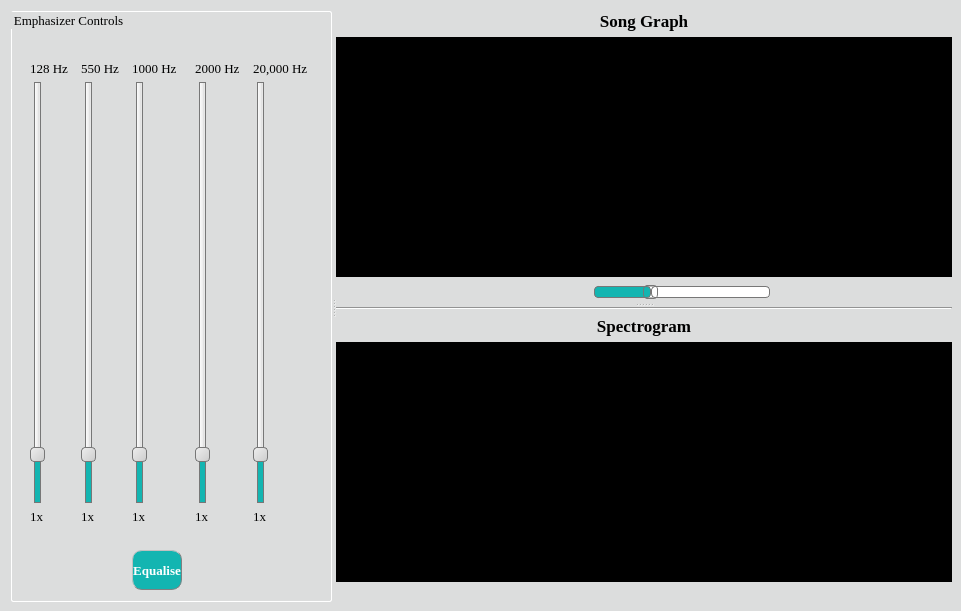
      <widget class="QWidget" name="PlayerAndEmphasizerTab">
       <property name="styleSheet">
        <string notr="true">background-color: rgb(220, 221, 221);</string>
       </property>
       <attribute name="title">
        <string>Player &amp; Emphasizer</string>
       </attribute>
       <widget class="QSplitter" name="splitter_2">
        <property name="geometry">
         <rect>
          <x>11</x>
          <y>11</y>
          <width>941</width>
          <height>591</height>
         </rect>
        </property>
        <property name="orientation">
         <enum>Qt::Horizontal</enum>
        </property>
        <widget class="QGroupBox" name="InstrumentEmphasizerGroupBox">
         <property name="font">
          <font>
           <family>Georgia</family>
           <pointsize>10</pointsize>
          </font>
         </property>
         <property name="styleSheet">
          <string notr="true">QGroupBox {
border: 1.2px solid #ffffff;
border-radius: 2px;
}</string>
         </property>
         <property name="title">
          <string>Emphasizer Controls</string>
         </property>
         <layout class="QVBoxLayout" name="verticalLayout">
          <item>
           <spacer name="horizontalSpacer_3">
            <property name="orientation">
             <enum>Qt::Horizontal</enum>
            </property>
            <property name="sizeType">
             <enum>QSizePolicy::Minimum</enum>
            </property>
            <property name="sizeHint" stdset="0">
             <size>
              <width>40</width>
              <height>20</height>
             </size>
            </property>
           </spacer>
          </item>
          <item>
           <layout class="QGridLayout" name="gridLayout_3">
            <item row="2" column="3">
             <widget class="QLabel" name="E_FlatClarinetGainValueTextLabel">
              <property name="font">
               <font>
                <family>Georgia</family>
                <pointsize>10</pointsize>
                <weight>50</weight>
                <bold>false</bold>
               </font>
              </property>
              <property name="text">
               <string>1x</string>
              </property>
             </widget>
            </item>
            <item row="2" column="0">
             <widget class="QLabel" name="BassGainValueTextLabel">
              <property name="font">
               <font>
                <family>Georgia</family>
                <pointsize>10</pointsize>
                <weight>50</weight>
                <bold>false</bold>
               </font>
              </property>
              <property name="text">
               <string>1x</string>
              </property>
             </widget>
            </item>
            <item row="1" column="4">
             <widget class="QSlider" name="PiccoloGainVerticalSlider">
              <property name="sizePolicy">
               <sizepolicy hsizetype="Fixed" vsizetype="Expanding">
                <horstretch>0</horstretch>
                <verstretch>100</verstretch>
               </sizepolicy>
              </property>
              <property name="styleSheet">
               <string notr="true">QSlider::groove:horizontal
{
border: 1px solid #bbb;
background: white;
width: 10px;
border-radius: 4px;
}

QSlider::sub-page:vertical
{
background: QLinearGradient( x1: 0, y1: 0, x2: 1, y2: 0, stop: 0 #fff, stop: 0.4999 #eee, stop: 0.5 #ddd, stop: 1 #eee );
border: 1px solid #777;
width: 10px;
border-radius: 4px;
}

QSlider::add-page:vertical {
background-color:rgb(19,181,177);

border: 1px solid #777;
width: 10px;
border-radius: 4px;
}

QSlider::handle:vertical {
background: qlineargradient(x1:0, y1:0, x2:1, y2:1, stop:0 #eee, stop:1 #ccc);
border: 1px solid #777;
height: 13px;
margin-top: -2px;
margin-bottom: -2px;
border-radius: 4px;
}

QSlider::handle:vertical:hover {
background: qlineargradient(x1:0, y1:0, x2:1, y2:1, stop:0 #fff, stop:1 #ddd);
border: 1px solid #444;
border-radius: 4px;
}

QSlider::sub-page:vertical:disabled {
background: #bbb;
border-color: #999;
}

QSlider::add-page:vertical:disabled {
background: #eee;
border-color: #999;
}

QSlider::handle:vertical:disabled {
background: #eee;
border: 1px solid #aaa;
border-radius: 4px;
}</string>
              </property>
              <property name="maximum">
               <number>40</number>
              </property>
              <property name="value">
               <number>4</number>
              </property>
              <property name="orientation">
               <enum>Qt::Vertical</enum>
              </property>
             </widget>
            </item>
            <item row="1" column="5">
             <widget class="QSlider" name="ViolaGainVerticalSlider">
              <property name="styleSheet">
               <string notr="true">QSlider::groove:horizontal
{
border: 1px solid #bbb;
background: white;
width: 10px;
border-radius: 4px;
}

QSlider::sub-page:vertical
{
background: QLinearGradient( x1: 0, y1: 0, x2: 1, y2: 0, stop: 0 #fff, stop: 0.4999 #eee, stop: 0.5 #ddd, stop: 1 #eee );
border: 1px solid #777;
width: 10px;
border-radius: 4px;
}

QSlider::add-page:vertical {
background-color:rgb(19,181,177);

border: 1px solid #777;
width: 10px;
border-radius: 4px;
}

QSlider::handle:vertical {
background: qlineargradient(x1:0, y1:0, x2:1, y2:1, stop:0 #eee, stop:1 #ccc);
border: 1px solid #777;
height: 13px;
margin-top: -2px;
margin-bottom: -2px;
border-radius: 4px;
}

QSlider::handle:vertical:hover {
background: qlineargradient(x1:0, y1:0, x2:1, y2:1, stop:0 #fff, stop:1 #ddd);
border: 1px solid #444;
border-radius: 4px;
}

QSlider::sub-page:vertical:disabled {
background: #bbb;
border-color: #999;
}

QSlider::add-page:vertical:disabled {
background: #eee;
border-color: #999;
}

QSlider::handle:vertical:disabled {
background: #eee;
border: 1px solid #aaa;
border-radius: 4px;
}</string>
              </property>
              <property name="maximum">
               <number>40</number>
              </property>
              <property name="value">
               <number>4</number>
              </property>
              <property name="orientation">
               <enum>Qt::Vertical</enum>
              </property>
             </widget>
            </item>
            <item row="1" column="3">
             <widget class="QSlider" name="E_FlatClarinetGainVerticalSlider">
              <property name="styleSheet">
               <string notr="true">QSlider::groove:horizontal
{
border: 1px solid #bbb;
background: white;
width: 10px;
border-radius: 4px;
}

QSlider::sub-page:vertical
{
background: QLinearGradient( x1: 0, y1: 0, x2: 1, y2: 0, stop: 0 #fff, stop: 0.4999 #eee, stop: 0.5 #ddd, stop: 1 #eee );
border: 1px solid #777;
width: 10px;
border-radius: 4px;
}

QSlider::add-page:vertical {
background-color:rgb(19,181,177);

border: 1px solid #777;
width: 10px;
border-radius: 4px;
}

QSlider::handle:vertical {
background: qlineargradient(x1:0, y1:0, x2:1, y2:1, stop:0 #eee, stop:1 #ccc);
border: 1px solid #777;
height: 13px;
margin-top: -2px;
margin-bottom: -2px;
border-radius: 4px;
}

QSlider::handle:vertical:hover {
background: qlineargradient(x1:0, y1:0, x2:1, y2:1, stop:0 #fff, stop:1 #ddd);
border: 1px solid #444;
border-radius: 4px;
}

QSlider::sub-page:vertical:disabled {
background: #bbb;
border-color: #999;
}

QSlider::add-page:vertical:disabled {
background: #eee;
border-color: #999;
}

QSlider::handle:vertical:disabled {
background: #eee;
border: 1px solid #aaa;
border-radius: 4px;
}</string>
              </property>
              <property name="maximum">
               <number>40</number>
              </property>
              <property name="value">
               <number>4</number>
              </property>
              <property name="orientation">
               <enum>Qt::Vertical</enum>
              </property>
             </widget>
            </item>
            <item row="0" column="0">
             <widget class="QLabel" name="BassMaximumFrequencyTextLabel">
              <property name="font">
               <font>
                <family>Georgia</family>
                <pointsize>10</pointsize>
                <weight>50</weight>
                <bold>false</bold>
               </font>
              </property>
              <property name="text">
               <string>128 Hz</string>
              </property>
             </widget>
            </item>
            <item row="0" column="2">
             <widget class="QLabel" name="TromboneMaximumFrequencyTextLabel">
              <property name="font">
               <font>
                <family>Georgia</family>
                <pointsize>10</pointsize>
                <weight>50</weight>
                <bold>false</bold>
               </font>
              </property>
              <property name="text">
               <string>550 Hz</string>
              </property>
             </widget>
            </item>
            <item row="0" column="5">
             <widget class="QLabel" name="ViolaMaximumFrequencyTextLabel">
              <property name="font">
               <font>
                <family>Georgia</family>
                <pointsize>10</pointsize>
                <weight>50</weight>
                <bold>false</bold>
               </font>
              </property>
              <property name="text">
               <string>20,000 Hz</string>
              </property>
             </widget>
            </item>
            <item row="3" column="3">
             <widget class="QLabel" name="E_FlatClarinetImageLabel">
              <property name="text">
               <string/>
              </property>
              <property name="pixmap">
               <pixmap resource="../../../../../images.qrc">:/icons/icons/clarinet.png</pixmap>
              </property>
             </widget>
            </item>
            <item row="2" column="5">
             <widget class="QLabel" name="ViolaGainValueTextLabel">
              <property name="font">
               <font>
                <family>Georgia</family>
                <pointsize>10</pointsize>
                <weight>50</weight>
                <bold>false</bold>
               </font>
              </property>
              <property name="text">
               <string>1x</string>
              </property>
             </widget>
            </item>
            <item row="3" column="0">
             <widget class="QLabel" name="BassImageLabel">
              <property name="text">
               <string/>
              </property>
              <property name="pixmap">
               <pixmap resource="../../../../../images.qrc">:/icons/icons/double-bass.png</pixmap>
              </property>
              <property name="scaledContents">
               <bool>false</bool>
              </property>
              <property name="alignment">
               <set>Qt::AlignCenter</set>
              </property>
             </widget>
            </item>
            <item row="0" column="4">
             <widget class="QLabel" name="PiccoloMaximumFrequencyTextLabel">
              <property name="font">
               <font>
                <family>Georgia</family>
                <pointsize>10</pointsize>
                <weight>50</weight>
                <bold>false</bold>
               </font>
              </property>
              <property name="text">
               <string>2000 Hz</string>
              </property>
             </widget>
            </item>
            <item row="1" column="2">
             <widget class="QSlider" name="TromboneGainVerticalSlider">
              <property name="styleSheet">
               <string notr="true">QSlider::groove:horizontal
{
border: 1px solid #bbb;
background: white;
width: 10px;
border-radius: 4px;
}

QSlider::sub-page:vertical
{
background: QLinearGradient( x1: 0, y1: 0, x2: 1, y2: 0, stop: 0 #fff, stop: 0.4999 #eee, stop: 0.5 #ddd, stop: 1 #eee );
border: 1px solid #777;
width: 10px;
border-radius: 4px;
}

QSlider::add-page:vertical {
background-color:rgb(19,181,177);

border: 1px solid #777;
width: 10px;
border-radius: 4px;
}

QSlider::handle:vertical {
background: qlineargradient(x1:0, y1:0, x2:1, y2:1, stop:0 #eee, stop:1 #ccc);
border: 1px solid #777;
height: 13px;
margin-top: -2px;
margin-bottom: -2px;
border-radius: 4px;
}

QSlider::handle:vertical:hover {
background: qlineargradient(x1:0, y1:0, x2:1, y2:1, stop:0 #fff, stop:1 #ddd);
border: 1px solid #444;
border-radius: 4px;
}

QSlider::sub-page:vertical:disabled {
background: #bbb;
border-color: #999;
}

QSlider::add-page:vertical:disabled {
background: #eee;
border-color: #999;
}

QSlider::handle:vertical:disabled {
background: #eee;
border: 1px solid #aaa;
border-radius: 4px;
}</string>
              </property>
              <property name="maximum">
               <number>40</number>
              </property>
              <property name="value">
               <number>4</number>
              </property>
              <property name="sliderPosition">
               <number>4</number>
              </property>
              <property name="orientation">
               <enum>Qt::Vertical</enum>
              </property>
              <property name="invertedAppearance">
               <bool>false</bool>
              </property>
              <property name="invertedControls">
               <bool>false</bool>
              </property>
             </widget>
            </item>
            <item row="2" column="2">
             <widget class="QLabel" name="TromboneGainValueTextLabel">
              <property name="font">
               <font>
                <family>Georgia</family>
                <pointsize>10</pointsize>
                <weight>50</weight>
                <bold>false</bold>
               </font>
              </property>
              <property name="text">
               <string>1x</string>
              </property>
             </widget>
            </item>
            <item row="2" column="4">
             <widget class="QLabel" name="PiccoloGainValueTextLabel">
              <property name="font">
               <font>
                <family>Georgia</family>
                <pointsize>10</pointsize>
                <weight>50</weight>
                <bold>false</bold>
               </font>
              </property>
              <property name="text">
               <string>1x</string>
              </property>
             </widget>
            </item>
            <item row="3" column="2">
             <widget class="QLabel" name="TromboneImageLabel">
              <property name="text">
               <string/>
              </property>
              <property name="pixmap">
               <pixmap>../Musical-Instruments-Emphasizer/images/tromboneResize.png</pixmap>
              </property>
             </widget>
            </item>
            <item row="3" column="4">
             <widget class="QLabel" name="PiccoloImageLabel">
              <property name="text">
               <string/>
              </property>
              <property name="pixmap">
               <pixmap resource="../../../../../images.qrc">:/icons/icons/piccolo1.png</pixmap>
              </property>
             </widget>
            </item>
            <item row="0" column="3">
             <widget class="QLabel" name="E_FlatClarinetMaximumFrequencyTextLabel">
              <property name="font">
               <font>
                <family>Georgia</family>
                <pointsize>10</pointsize>
                <weight>50</weight>
                <bold>false</bold>
               </font>
              </property>
              <property name="text">
               <string>1000 Hz</string>
              </property>
             </widget>
            </item>
            <item row="1" column="0">
             <widget class="QSlider" name="BassGainVerticalSlider">
              <property name="styleSheet">
               <string notr="true">QSlider::groove:horizontal
{
border: 1px solid #bbb;
background: white;
width: 10px;
border-radius: 4px;
}

QSlider::sub-page:vertical
{
background: QLinearGradient( x1: 0, y1: 0, x2: 1, y2: 0, stop: 0 #fff, stop: 0.4999 #eee, stop: 0.5 #ddd, stop: 1 #eee );
border: 1px solid #777;
width: 10px;
border-radius: 4px;
}

QSlider::add-page:vertical {
background-color:rgb(19,181,177);

border: 1px solid #777;
width: 10px;
border-radius: 4px;
}

QSlider::handle:vertical {
background: qlineargradient(x1:0, y1:0, x2:1, y2:1, stop:0 #eee, stop:1 #ccc);
border: 1px solid #777;
height: 13px;
margin-top: -2px;
margin-bottom: -2px;
border-radius: 4px;
}

QSlider::handle:vertical:hover {
background: qlineargradient(x1:0, y1:0, x2:1, y2:1, stop:0 #fff, stop:1 #ddd);
border: 1px solid #444;
border-radius: 4px;
}

QSlider::sub-page:vertical:disabled {
background: #bbb;
border-color: #999;
}

QSlider::add-page:vertical:disabled {
background: #eee;
border-color: #999;
}

QSlider::handle:vertical:disabled {
background: #eee;
border: 1px solid #aaa;
border-radius: 4px;
}</string>
              </property>
              <property name="maximum">
               <number>40</number>
              </property>
              <property name="value">
               <number>4</number>
              </property>
              <property name="orientation">
               <enum>Qt::Vertical</enum>
              </property>
             </widget>
            </item>
            <item row="4" column="4">
             <spacer name="verticalSpacer">
              <property name="orientation">
               <enum>Qt::Vertical</enum>
              </property>
              <property name="sizeHint" stdset="0">
               <size>
                <width>20</width>
                <height>40</height>
               </size>
              </property>
             </spacer>
            </item>
            <item row="3" column="5">
             <widget class="QLabel" name="ViolaImageLabel">
              <property name="text">
               <string/>
              </property>
              <property name="pixmap">
               <pixmap resource="../../../../../images.qrc">:/image/icons/ViolaNew.png</pixmap>
              </property>
             </widget>
            </item>
            <item row="4" column="3">
             <widget class="QPushButton" name="equaliseEmphasizerPushButton">
              <property name="sizePolicy">
               <sizepolicy hsizetype="Fixed" vsizetype="Preferred">
                <horstretch>0</horstretch>
                <verstretch>0</verstretch>
               </sizepolicy>
              </property>
              <property name="font">
               <font>
                <family>Georgia</family>
                <pointsize>10</pointsize>
                <weight>75</weight>
                <bold>true</bold>
               </font>
              </property>
              <property name="styleSheet">
               <string notr="true">QPushButton {
	color: rgb(255, 255, 255);
	border: 1.1px grey;
    border-radius: 10px;
    border-style: outset;
	background-color: rgb(19, 181, 177);
    }

QPushButton:hover {
	background-color: rgb(0, 147, 129);
    }

QPushButton:pressed {
	background-color: rgb(0, 115, 101);
    }</string>
              </property>
              <property name="text">
               <string>Equalise</string>
              </property>
             </widget>
            </item>
           </layout>
          </item>
         </layout>
        </widget>
        <widget class="QSplitter" name="splitter">
         <property name="orientation">
          <enum>Qt::Vertical</enum>
         </property>
         <widget class="QWidget" name="layoutWidget">
          <layout class="QGridLayout" name="mainGraphGridLayout">
           <item row="2" column="2">
            <widget class="QPushButton" name="VolumeIconPushButton">
             <property name="styleSheet">
              <string notr="true">QPushButton{
border-radius:20px;
	
}</string>
             </property>
             <property name="text">
              <string/>
             </property>
             <property name="icon">
              <iconset resource="../../../../../images.qrc">
               <normaloff>:/image/icons/speaker-filled-audio-tool.png</normaloff>:/image/icons/speaker-filled-audio-tool.png</iconset>
             </property>
            </widget>
           </item>
           <item row="2" column="1">
            <widget class="QPushButton" name="PlayAndPausePushButton">
             <property name="styleSheet">
              <string notr="true">QPushButton{
border-radius:20px;
	
}
QPushButton:hover{
 background-color: rgb(188,188,188);
}
</string>
             </property>
             <property name="text">
              <string/>
             </property>
             <property name="icon">
              <iconset resource="../../../../../images.qrc">
               <normaloff>:/image/icons/play.png</normaloff>:/image/icons/play.png</iconset>
             </property>
             <property name="checkable">
              <bool>true</bool>
             </property>
            </widget>
           </item>
           <item row="2" column="4">
            <spacer name="horizontalSpacer">
             <property name="orientation">
              <enum>Qt::Horizontal</enum>
             </property>
             <property name="sizeHint" stdset="0">
              <size>
               <width>40</width>
               <height>20</height>
              </size>
             </property>
            </spacer>
           </item>
           <item row="2" column="3">
            <widget class="QSlider" name="VolumeUpDownHorizontalSlider">
             <property name="styleSheet">
              <string notr="true">QSlider::groove:horizontal {
border: 1px solid #bbb;
background: white;
height: 10px;
border-radius: 4px;
}

QSlider::sub-page:horizontal {
background-color:rgb(19,181,177);
border: 1px solid #777;
height: 10px;
border-radius: 4px;
}

QSlider::add-page:horizontal {
background: #fff;
border: 1px solid #777;
height: 10px;
border-radius: 4px;
}

QSlider::handle:horizontal {
background: qlineargradient(x1:0, y1:0, x2:1, y2:1,
    stop:0 #eee, stop:1 #ccc);
border: 1px solid #777;
width: 13px;
margin-top: -2px;
margin-bottom: -2px;
border-radius: 4px;
}

QSlider::handle:horizontal:hover {
background: qlineargradient(x1:0, y1:0, x2:1, y2:1,
    stop:0 #fff, stop:1 #ddd);
border: 1px solid #444;
border-radius: 4px;
}

QSlider::sub-page:horizontal:disabled {
background: #bbb;
border-color: #999;
}

QSlider::add-page:horizontal:disabled {
background: #eee;
border-color: #999;
}

QSlider::handle:horizontal:disabled {
background: #eee;
border: 1px solid #aaa;
border-radius: 4px;
}</string>
             </property>
             <property name="maximum">
              <number>100</number>
             </property>
             <property name="value">
              <number>30</number>
             </property>
             <property name="orientation">
              <enum>Qt::Horizontal</enum>
             </property>
            </widget>
           </item>
           <item row="2" column="0">
            <spacer name="horizontalSpacer_2">
             <property name="orientation">
              <enum>Qt::Horizontal</enum>
             </property>
             <property name="sizeHint" stdset="0">
              <size>
               <width>40</width>
               <height>20</height>
              </size>
             </property>
            </spacer>
           </item>
           <item row="1" column="0" colspan="5">
            <widget class="PlotWidget" name="SongGraphGraphicsView">
             <property name="styleSheet">
              <string notr="true">background-color: rgb(0, 0, 0);</string>
             </property>
            </widget>
           </item>
           <item row="0" column="0" colspan="5">
            <widget class="QLabel" name="SongGraphTextLabel">
             <property name="font">
              <font>
               <family>Georgia</family>
               <pointsize>13</pointsize>
               <weight>75</weight>
               <bold>true</bold>
              </font>
             </property>
             <property name="text">
              <string>Song Graph</string>
             </property>
             <property name="alignment">
              <set>Qt::AlignCenter</set>
             </property>
            </widget>
           </item>
          </layout>
         </widget>
         <widget class="QWidget" name="gridLayoutWidget_2">
          <layout class="QGridLayout" name="spectrogramAndTitelGridLayout">
           <item row="2" column="1">
            <layout class="QGridLayout" name="spectrogramGridLayout">
             <item row="0" column="0">
              <widget class="PlotWidget" name="SpectrogramGraphGraphicsView">
               <property name="styleSheet">
                <string notr="true">background-color: rgb(0, 0, 0);</string>
               </property>
              </widget>
             </item>
             <item row="1" column="0">
              <spacer name="horizontalSpacer_4">
               <property name="orientation">
                <enum>Qt::Horizontal</enum>
               </property>
               <property name="sizeType">
                <enum>QSizePolicy::Fixed</enum>
               </property>
               <property name="sizeHint" stdset="0">
                <size>
                 <width>525</width>
                 <height>20</height>
                </size>
               </property>
              </spacer>
             </item>
            </layout>
           </item>
           <item row="1" column="1">
            <widget class="QLabel" name="SpectrogramGraphTextLabel">
             <property name="font">
              <font>
               <family>Georgia</family>
               <pointsize>13</pointsize>
               <weight>75</weight>
               <bold>true</bold>
              </font>
             </property>
             <property name="text">
              <string>Spectrogram</string>
             </property>
             <property name="alignment">
              <set>Qt::AlignCenter</set>
             </property>
            </widget>
           </item>
           <item row="0" column="1">
            <widget class="Line" name="line_2">
             <property name="orientation">
              <enum>Qt::Horizontal</enum>
             </property>
            </widget>
           </item>
          </layout>
         </widget>
        </widget>
       </widget>
      </widget>
